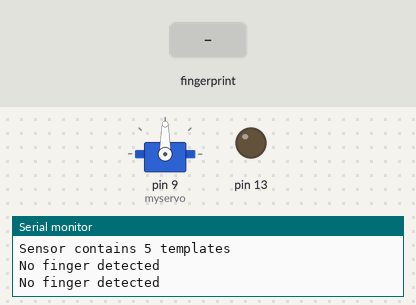
The sketch below on a simulated Arduino Mega 2560, built with avr-gcc and run on an emulated ATmega2560. On the bench: servo, output pins drawn as LEDs (lit = HIGH), the last lines printed to the serial monitor. The test bench sets the inputs (shaded band).

Above: at 2.4 s.
2.5 s: finger stored as number 1 placed on the sensor
At 3.24 s:
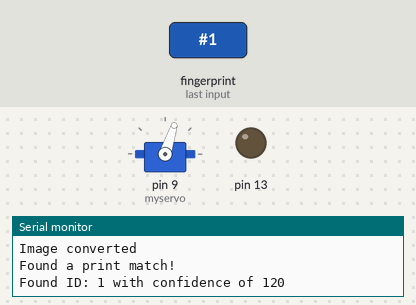
At 8.0 s:
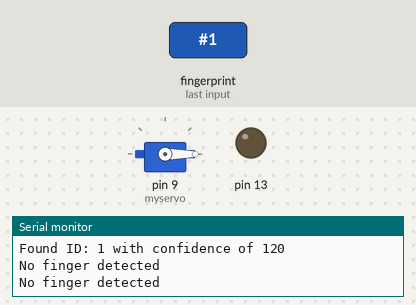
Timing chart, 0 to 9.5 s (numbered marks = the images above; inputs shaded):
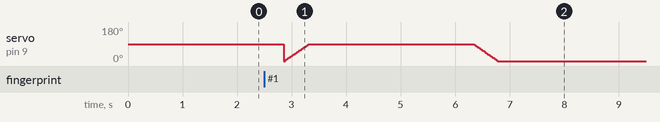

The sketch:

ProiectArduinoPoponetTiberiu.ino
```cpp
#include <Adafruit_Fingerprint.h>

#include <Servo.h>
Servo myservo;
int pos = 0;

#if (defined(__AVR__) || defined(ESP8266)) && !defined(__AVR_ATmega2560__)

SoftwareSerial mySerial(2, 3);

#else

#define mySerial Serial1

#endif


Adafruit_Fingerprint finger = Adafruit_Fingerprint(&mySerial);

void setup()
{
  myservo.attach(9);

  Serial.begin(9600);
  while (!Serial);
  delay(100);
  Serial.println("Adafruit finger detect test");

  finger.begin(57600);
  delay(5);
  if (finger.verifyPassword()) {
    Serial.println("Found fingerprint sensor!");
  } else {
    Serial.println("Did not find fingerprint sensor!");
    while (1) { delay(1); }
  }

  Serial.println(F("Reading sensor parameters"));
  finger.getParameters();
  Serial.print(F("Status: 0x")); Serial.println(finger.status_reg, HEX);
  Serial.print(F("Sys ID: 0x")); Serial.println(finger.system_id, HEX);
  Serial.print(F("Capacity: ")); Serial.println(finger.capacity);
  Serial.print(F("Security level: ")); Serial.println(finger.security_level);
  Serial.print(F("Device address: ")); Serial.println(finger.device_addr, HEX);
  Serial.print(F("Packet len: ")); Serial.println(finger.packet_len);
  Serial.print(F("Baud rate: ")); Serial.println(finger.baud_rate);

  finger.getTemplateCount();

  if (finger.templateCount == 0) {
    Serial.print("Sensor doesn't contain any fingerprint data.");
  }
  else {
    Serial.println("Waiting for valid finger.");
      Serial.print("Sensor contains "); Serial.print(finger.templateCount); Serial.println(" templates");
  }
pinMode(13,OUTPUT);
}

void loop()
{
  getFingerprintID();
  delay(50);

}

uint8_t getFingerprintID() {
  uint8_t p = finger.getImage();
  switch (p) {
    case FINGERPRINT_OK:
      Serial.println("Image taken");
      break;
    case FINGERPRINT_NOFINGER:
      Serial.println("No finger detected");
      delay(500);
      return p;
    case FINGERPRINT_PACKETRECIEVEERR:
      Serial.println("Communication error");
      return p;
    case FINGERPRINT_IMAGEFAIL:
      Serial.println("Imaging error");
      return p;
    default:
      Serial.println("Unknown error");
      return p;
  }

  p = finger.image2Tz();
  switch (p) {
    case FINGERPRINT_OK:
      Serial.println("Image converted");
      break;
    case FINGERPRINT_IMAGEMESS:
      Serial.println("Image too messy");
      return p;
    case FINGERPRINT_PACKETRECIEVEERR:
      Serial.println("Communication error");
      return p;
    case FINGERPRINT_FEATUREFAIL:
      Serial.println("Could not find fingerprint features");
      return p;
    case FINGERPRINT_INVALIDIMAGE:
      Serial.println("Could not find fingerprint features");
      return p;
    default:
      Serial.println("Unknown error");
      return p;
  }

  // convertit
  p = finger.fingerSearch();
  if (p == FINGERPRINT_OK) {
    Serial.println("Found a print match!");

  } else if (p == FINGERPRINT_PACKETRECIEVEERR) {
    Serial.println("Communication error");
    return p;
  } else if (p == FINGERPRINT_NOTFOUND) {
    Serial.println("Did not find a match");
    return p;
  } else {
    Serial.println("Unknown error");
    return p;
  }

  // gasit
  Serial.print("Found ID: "); Serial.print(finger.fingerID);
  Serial.print(" with confidence of "); Serial.println(finger.confidence);

  for (pos = 0; pos <= 90; pos += 1) {
  myservo.write(pos);
  delay(5);
  }
  delay(3000); //3 secunde pana se inchide usa
  for (pos = 90; pos >= 0; pos -= 1) {
  myservo.write(pos);
  delay(5);
  }
  return finger.fingerID;
}

// -1 pentru fail, altfel id
int getFingerprintIDez() {
  uint8_t p = finger.getImage();
  if (p != FINGERPRINT_OK)
    return -1;

  p = finger.image2Tz();
  if (p != FINGERPRINT_OK)
    return -1;

  p = finger.fingerFastSearch();
  if (p != FINGERPRINT_OK)
    return -1;


  return finger.fingerID;
}
```
